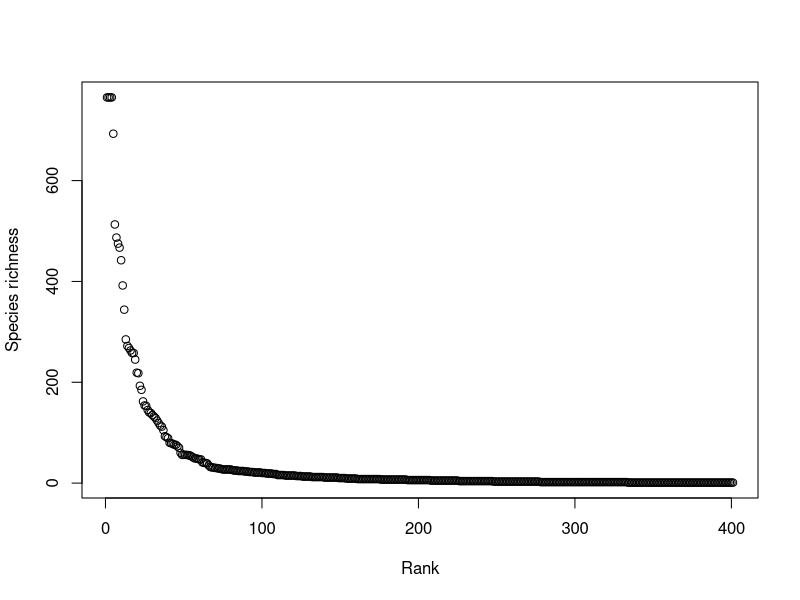
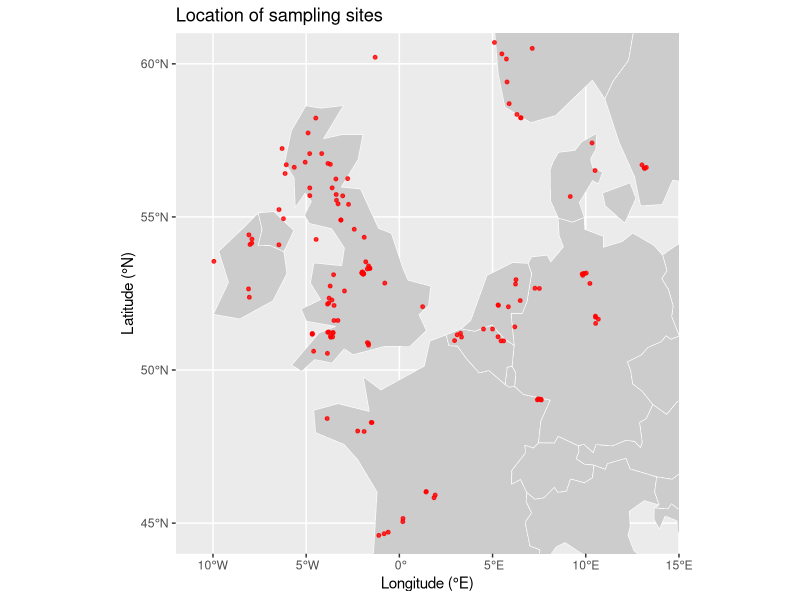

The R source for these figures, in order:
# ---- 1. Read data ----

library(dplyr)

# Cleaning enviromental from empty rows and columns
env <- read.csv("Data/environmentaldata.csv", header = TRUE) %>%
  mutate(across(where(is.character), ~ na_if(trimws(.), ""))) %>%
  select(where(~ any(!is.na(.)))) %>%
  filter(if_any(everything(), ~ !is.na(.)))
dim(env)
which(rowSums(!is.na(env)) == 0)
which(colSums(!is.na(env)) == 0)

# cleaning vasplants from empty rows and columns
readr::guess_encoding("Data/speciesdata.csv")
vas.plants <- read.csv(
  "Data/speciesdata.csv",
  header = T,
  sep = ",",
  fileEncoding = "ISO-8859-1"
) %>%
  mutate(across(where(is.character), ~ na_if(trimws(.), ""))) %>%
  select(where(~ any(!is.na(.)))) %>%
  filter(if_any(everything(), ~ !is.na(.)))

dim(vas.plants)
summary(vas.plants)
any(is.na(vas.plants)) #TRUE

# Data is in text format. Convert species to numeric
vas.plants <- vas.plants %>%
  mutate(
    across(
      -c(Site.number, Quadrat, Country, Year),
      as.numeric
    )
  )

#Control whether full na rows and columns are removed.
which(rowSums(!is.na(vas.plants)) == 0) #integer(0)
which(colSums(!is.na(vas.plants)) == 0) #named integer(0)

# ---- 3. Getting to knew the data ----

plot(
  sort(colSums(!is.na(vas.plants)), decreasing = T),
  ylab = "Species richness",
  xlab = "Rank"
)

# ---- 3. Simple map with sample points ----

library(ggplot2)
install.packages("sf") # for countries map, ne_countries
install.packages("rnaturalearth") # state borders
library(rnaturalearth)
install.packages("rnaturalearthdata") # metadata
library(rnaturalearthdata)

europe <- ne_countries(continent = "Europe", returnclass = "sf")

ggplot() +
  geom_sf(data = europe, fill = "grey80", color = "white") +
  geom_point(
    data = env,
    aes(x = Latitude, y = Longitude),
    color = "red",
    size = 1,
    alpha = 0.8,
    inherit.aes = FALSE
  ) +
  coord_sf(xlim = c(-12, 15), ylim = c(44, 61), expand = FALSE) +
  theme_gray() +
  labs(
    title = "Location of sampling sites",
    x = "Longitude (°E)",
    y = "Latitude (°N)"
  )
